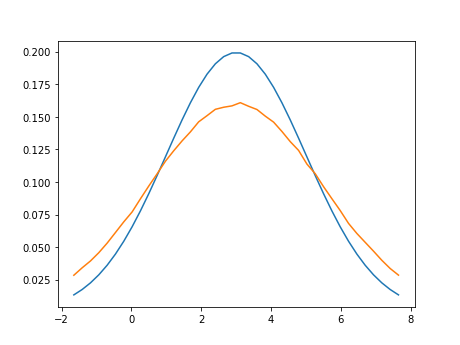

Write Python code to recreate this figure.
import tensorflow as tf
import numpy as np
import ais
import matplotlib
matplotlib.use('PS')
import matplotlib.pyplot as plt
from scipy.stats import norm


class Generator(object):
    def __init__(self, input_dim, output_dim):
        self.input_dim = input_dim
        self.output_dim = output_dim

    def __call__(self, z):
        return z * 2 + 3

def kde_logpdf(x, mu, sigma):
    """
    Calculate the kde logpdf.
    :param x: Shape [num_samples*batch_size, output_dim]
    :param mu: Shape [num_samples*batch_size, output_dim]
    :param sigma: variance
    :return: [num_samples*batch_size]
    """
    # K(u) = 1/sqrt(2*pi) * exp(-0.5 * u^2)
    # p(x) = 1/nh * |sum over n, i|{K((x-xi)/h)}
    # logp(x) = -log(nh) + |sum over n, i|{-log(sqrt(2*pi) + 0.5*((mu-xi)/h)^2}
    # logp(x)[i] = -log(h) -n*log(sqrt(2*pi)) -log(sqrt(2*pi) + 0.5*((mu-xi)/h)^2
    # instead of summing it then taking the average of it, we simply keep things separately in a
    # matrix. log_mean_exp will run in the end of AIS method. and we will obtain a shape
    # [batch_size] instead of [batch_size*num_samples]

    d = (x - mu) / sigma
    e = -0.5 * tf.multiply(d, d)

    z = tf.cast(tf.to_float(tf.shape(mu)[1]) *
                tf.log(np.float32(sigma * np.sqrt(np.pi * 2.0))), tf.float32)

    return e - z

generator = Generator(1, 1)

p = norm()

batch_size = 40
num_samples = 10000
x = np.linspace(norm.ppf(0.01, loc=3, scale=2), norm.ppf(0.99, loc=3, scale=2), batch_size)
p1 = norm.pdf(x, loc=3, scale=2)

x_ph = tf.placeholder(tf.float32, [None, 1], name='x')
model = ais.AIS(x_ph, lambda x, z: kde_logpdf(x, generator(z), 1.5),
                  {'input_dim': 1, 'output_dim': 1, 'batch_size': batch_size},
                  num_samples)

xx = np.reshape(x, [batch_size, 1])

schedule = ais.get_schedule(5, rad=4)

#print(schedule)
target = tf.tile(tf.expand_dims(model.x, 0), [model.num_samples, 1,1])
model.x = tf.reshape(target, [model.num_samples * model.batch_size, model.dims['output_dim']])

lld = model.ais(tf.distributions.Normal(loc=[0.], scale=[1.]).sample(num_samples*batch_size),
                schedule)
sess = tf.Session()
sess.run(tf.global_variables_initializer())

p2 = sess.run([lld], {x_ph: xx})
plt.plot(x, p1)
plt.plot(x, np.exp(p2[0]))
# plt.show()
plt.savefig('test.png')
